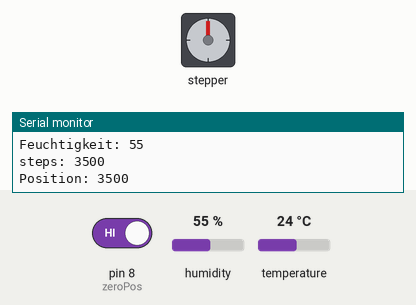
Simulated run of this sketch. Board: Arduino Uno, built with avr-gcc and run on an emulated ATmega328P. Parts: stepper motor, the last lines printed to the serial monitor. Wiring (inferred from the names in the program): stepper motor driver (200 steps per turn assumed): step pin 2; direction pin 5. The inputs (shaded band) are chosen by the test bench; at power-on: pin 8 (zeroPos) HIGH, humidity 55 %, temperature 24 °C.

Above: at 9.2 s.
9.3 s: pin 8 (zeroPos) driven LOW
18.6 s: pin 8 (zeroPos) driven HIGH
At 19.8 s:
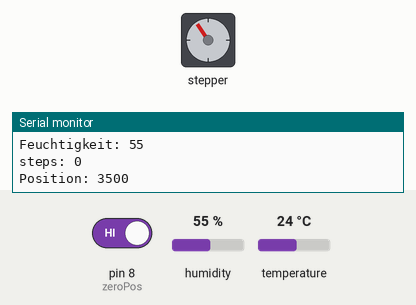
Timing chart, 0 to 21.6 s (numbered marks = the images above; inputs shaded):
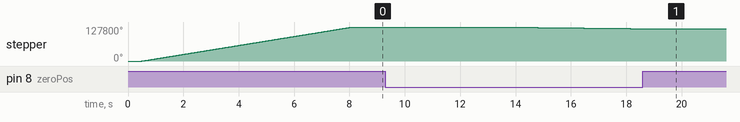

Measured:
- after the input at 9.3 s, stepper: keeps turning counter-clockwise at about 1118°/s, starting after 3.8 s
- by itself, stepper: turns 127800° clockwise in 7.6 s

The sketch:

Raumklima.ino
```cpp
/*
 *   Basic example code for controlling a stepper without library
 *
 *   by Dejan, https://howtomechatronics.com
 */

// defines pins for motor
#define stepPin 2
#define dirPin 5
#define zeroPos 8
#define reset 9

// include Bib for sensor
#include "Seeed_BME280.h"
#include <Wire.h>


BME280 bme280;
//Var
int PERFTEMP = 22;
int PERFHUM = 50;
long currentPos = 0;
long diffHum = 0;
long diffTemp = 0;
boolean direct = HIGH;
boolean res = LOW;


void setup() {
  // Sets the two pins as Outputs
  pinMode(stepPin,OUTPUT);
  pinMode(dirPin,OUTPUT);
  pinMode(zeroPos,INPUT);
  pinMode(reset,INPUT);
  // Vars


  // BME config
  Serial.begin(9600); // Einstellen der Baudrate
   if(!bme280.init()) // Wenn keine Daten vom BME abgefragt werden können...

        {
          Serial.println("No Data from BME!"); // ...dann soll eine Fehlermeldung ausgegeben werden.
        }

    //Set zero position of Scale


  digitalWrite(dirPin,LOW);//direction Clockwise

  while (digitalRead(zeroPos) == LOW){
    digitalWrite(stepPin,HIGH);
    delayMicroseconds(50);
    digitalWrite(stepPin,LOW);
    delayMicroseconds(50);
  }
  delay(500);
  digitalWrite(dirPin,HIGH);//direction CounterClockwise
  for(long h = 0; h < 71000; h++) {
    digitalWrite(stepPin,HIGH);
    delayMicroseconds(50);
    digitalWrite(stepPin,LOW);
    delayMicroseconds(50);
  }


  digitalWrite(dirPin,LOW);//direction Clockwise (von null)


}
void loop() {


  long temp = bme280.getTemperature();
  long humidity = bme280.getHumidity();
  //Ausgabe zum testen;


  Serial.print("Temperatur: ");
  Serial.println(temp);
  Serial.print("Feuchtigkeit: ");
  Serial.println(humidity);


  diffTemp = PERFTEMP - temp;
  diffTemp = diffTemp % 1;//Differenztemperatur zur Optimaltemperatur (mit mod auf ganze gerundet
  diffHum = abs(PERFHUM - humidity);

  long newPos = (diffTemp * 1500) + (diffHum * 700); //z.b. 12grad + 20 feucht ......ggf Faktor dazu jeweils, je nachdem wie viele stepps eine umdrehunbg sind.
  long steps = newPos - currentPos;
  currentPos = newPos;

  Serial.print("steps: ");
  Serial.println(steps);
  Serial.print("Position: ");
  Serial.println(newPos);

  delay(5000);

  if(steps >= 0){
    digitalWrite(dirPin,LOW);
  }
  else{
    digitalWrite(dirPin,HIGH);
    steps = steps * -1;
  }
  for(int x = 0; x <= steps && digitalRead(zeroPos) == LOW; x++) {
    digitalWrite(stepPin,HIGH);
    delayMicroseconds(800);    // by changing this time delay between the steps we can change the rotation speed
    digitalWrite(stepPin,LOW);
    delayMicroseconds(800);
  }


}
```
